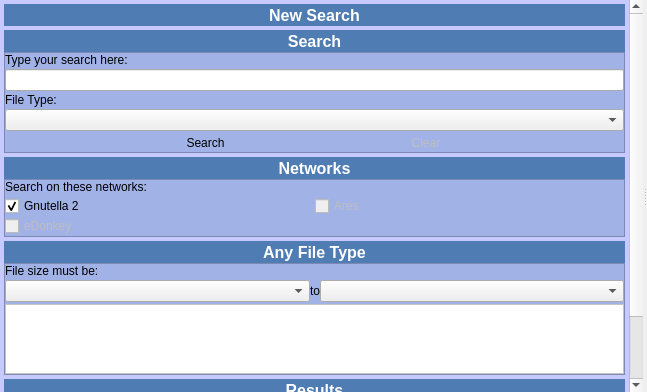
<?xml version="1.0" encoding="UTF-8"?>
<ui version="4.0">
 <class>WidgetSearch</class>
 <widget class="QWidget" name="WidgetSearch">
  <property name="geometry">
   <rect>
    <x>0</x>
    <y>0</y>
    <width>647</width>
    <height>392</height>
   </rect>
  </property>
  <property name="windowTitle">
   <string>Form</string>
  </property>
  <layout class="QVBoxLayout" name="verticalLayout">
   <property name="spacing">
    <number>0</number>
   </property>
   <property name="margin">
    <number>0</number>
   </property>
   <item>
    <widget class="QSplitter" name="splitterSearch">
     <property name="contextMenuPolicy">
      <enum>Qt::CustomContextMenu</enum>
     </property>
     <property name="orientation">
      <enum>Qt::Horizontal</enum>
     </property>
     <widget class="QFrame" name="frameSearchSidebar">
      <property name="frameShape">
       <enum>QFrame::NoFrame</enum>
      </property>
      <property name="frameShadow">
       <enum>QFrame::Raised</enum>
      </property>
      <layout class="QGridLayout" name="gridLayout_20">
       <property name="margin">
        <number>0</number>
       </property>
       <property name="spacing">
        <number>0</number>
       </property>
       <item row="0" column="0">
        <widget class="QScrollArea" name="scrollAreaSearchSidebar">
         <property name="styleSheet">
          <string notr="true">QFrame {
	 background-color: rgb(199, 202, 255);
}</string>
         </property>
         <property name="frameShape">
          <enum>QFrame::NoFrame</enum>
         </property>
         <property name="horizontalScrollBarPolicy">
          <enum>Qt::ScrollBarAsNeeded</enum>
         </property>
         <property name="widgetResizable">
          <bool>true</bool>
         </property>
         <widget class="QFrame" name="frameSearchSidebarContents">
          <property name="geometry">
           <rect>
            <x>0</x>
            <y>0</y>
            <width>626</width>
            <height>483</height>
           </rect>
          </property>
          <layout class="QGridLayout" name="gridLayout_19">
           <property name="margin">
            <number>4</number>
           </property>
           <property name="spacing">
            <number>4</number>
           </property>
           <item row="0" column="0">
            <widget class="QToolButton" name="toolButtonNewSearch">
             <property name="sizePolicy">
              <sizepolicy hsizetype="MinimumExpanding" vsizetype="Fixed">
               <horstretch>0</horstretch>
               <verstretch>0</verstretch>
              </sizepolicy>
             </property>
             <property name="styleSheet">
              <string notr="true">QToolButton {
	background-color: rgb(78, 124, 179);
	color: rgb(255, 255, 255);
	border: none;
	font-size: 16px;
	font-weight: bold;
}

QToolButton:hover {
	background-color: rgb(56, 90, 129);
}</string>
             </property>
             <property name="text">
              <string>New Search</string>
             </property>
             <property name="icon">
              <iconset resource="../Resource.qrc">
               <normaloff>:/Resource/Generic/NewSearch.png</normaloff>:/Resource/Generic/NewSearch.png</iconset>
             </property>
             <property name="iconSize">
              <size>
               <width>20</width>
               <height>20</height>
              </size>
             </property>
             <property name="toolButtonStyle">
              <enum>Qt::ToolButtonTextBesideIcon</enum>
             </property>
            </widget>
           </item>
           <item row="9" column="0">
            <layout class="QGridLayout" name="gridLayoutSearchResultsTask">
             <property name="spacing">
              <number>0</number>
             </property>
             <item row="0" column="0">
              <widget class="QToolButton" name="toolButtonSearchResultsTaskHeader">
               <property name="sizePolicy">
                <sizepolicy hsizetype="Expanding" vsizetype="Fixed">
                 <horstretch>0</horstretch>
                 <verstretch>0</verstretch>
                </sizepolicy>
               </property>
               <property name="styleSheet">
                <string notr="true">QToolButton {
	background-color: rgb(78, 124, 179);
	color: rgb(255, 255, 255);
	border: none;
	font-size: 16px;
	font-weight: bold;
}

QToolButton:hover {
	background-color: rgb(56, 90, 129);
}</string>
               </property>
               <property name="text">
                <string>Results</string>
               </property>
               <property name="icon">
                <iconset resource="../Resource.qrc">
                 <normaloff>:/Resource/Network/BrowseStatistics.png</normaloff>:/Resource/Network/BrowseStatistics.png</iconset>
               </property>
               <property name="iconSize">
                <size>
                 <width>20</width>
                 <height>20</height>
                </size>
               </property>
               <property name="checkable">
                <bool>true</bool>
               </property>
               <property name="checked">
                <bool>true</bool>
               </property>
               <property name="toolButtonStyle">
                <enum>Qt::ToolButtonTextBesideIcon</enum>
               </property>
              </widget>
             </item>
             <item row="1" column="0">
              <widget class="QFrame" name="frameSearchResultsTask">
               <property name="styleSheet">
                <string notr="true">QFrame {
	background-color: rgb(161, 178, 231);
}</string>
               </property>
               <property name="frameShape">
                <enum>QFrame::StyledPanel</enum>
               </property>
               <property name="frameShadow">
                <enum>QFrame::Sunken</enum>
               </property>
               <layout class="QGridLayout" name="gridLayout_27">
                <property name="horizontalSpacing">
                 <number>0</number>
                </property>
                <property name="verticalSpacing">
                 <number>2</number>
                </property>
                <property name="margin">
                 <number>0</number>
                </property>
                <item row="1" column="0">
                 <widget class="QLabel" name="labelSearchResultsSearchingHeader">
                  <property name="font">
                   <font>
                    <pointsize>10</pointsize>
                    <weight>75</weight>
                    <bold>true</bold>
                   </font>
                  </property>
                  <property name="text">
                   <string>Searching:</string>
                  </property>
                 </widget>
                </item>
                <item row="3" column="0">
                 <widget class="QLabel" name="labelSearchResultsFoundHeader">
                  <property name="font">
                   <font>
                    <pointsize>10</pointsize>
                    <weight>75</weight>
                    <bold>true</bold>
                   </font>
                  </property>
                  <property name="text">
                   <string>Found:</string>
                  </property>
                 </widget>
                </item>
                <item row="2" column="0">
                 <widget class="QLabel" name="labelSearchResultsSearching">
                  <property name="text">
                   <string>Not Currently Searching</string>
                  </property>
                 </widget>
                </item>
                <item row="4" column="0">
                 <widget class="QLabel" name="labelSearchResultsFound">
                  <property name="text">
                   <string>No Files Found</string>
                  </property>
                 </widget>
                </item>
               </layout>
              </widget>
             </item>
            </layout>
           </item>
           <item row="6" column="0">
            <layout class="QGridLayout" name="gridLayoutSearchFiletypeTask">
             <property name="spacing">
              <number>0</number>
             </property>
             <item row="0" column="0">
              <widget class="QToolButton" name="toolButtonSearchFiletypeTaskHeader">
               <property name="sizePolicy">
                <sizepolicy hsizetype="Expanding" vsizetype="Fixed">
                 <horstretch>0</horstretch>
                 <verstretch>0</verstretch>
                </sizepolicy>
               </property>
               <property name="styleSheet">
                <string notr="true">QToolButton {
	background-color: rgb(78, 124, 179);
	color: rgb(255, 255, 255);
	border: none;
	font-size: 16px;
	font-weight: bold;
}

QToolButton:hover {
	background-color: rgb(56, 90, 129);
}</string>
               </property>
               <property name="text">
                <string>Any File Type</string>
               </property>
               <property name="icon">
                <iconset resource="../Resource.qrc">
                 <normaloff>:/Resource/Generic/Search.png</normaloff>:/Resource/Generic/Search.png</iconset>
               </property>
               <property name="iconSize">
                <size>
                 <width>20</width>
                 <height>20</height>
                </size>
               </property>
               <property name="checkable">
                <bool>true</bool>
               </property>
               <property name="checked">
                <bool>true</bool>
               </property>
               <property name="toolButtonStyle">
                <enum>Qt::ToolButtonTextBesideIcon</enum>
               </property>
              </widget>
             </item>
             <item row="1" column="0">
              <widget class="QFrame" name="frameSearchFiletypeTask">
               <property name="styleSheet">
                <string notr="true">QFrame {
	background-color: rgb(161, 178, 231);
}</string>
               </property>
               <property name="frameShape">
                <enum>QFrame::StyledPanel</enum>
               </property>
               <property name="frameShadow">
                <enum>QFrame::Sunken</enum>
               </property>
               <layout class="QGridLayout" name="gridLayout_25">
                <property name="horizontalSpacing">
                 <number>0</number>
                </property>
                <property name="verticalSpacing">
                 <number>2</number>
                </property>
                <property name="margin">
                 <number>0</number>
                </property>
                <item row="4" column="0">
                 <layout class="QGridLayout" name="gridLayoutSearchSize">
                  <item row="0" column="0">
                   <widget class="QComboBox" name="comboBoxSearchSizeMin">
                    <property name="sizePolicy">
                     <sizepolicy hsizetype="Expanding" vsizetype="Fixed">
                      <horstretch>0</horstretch>
                      <verstretch>0</verstretch>
                     </sizepolicy>
                    </property>
                   </widget>
                  </item>
                  <item row="0" column="1">
                   <widget class="QLabel" name="labelSearchSizeTo">
                    <property name="text">
                     <string>to</string>
                    </property>
                   </widget>
                  </item>
                  <item row="0" column="2">
                   <widget class="QComboBox" name="comboBoxSearchSizeMax">
                    <property name="sizePolicy">
                     <sizepolicy hsizetype="Expanding" vsizetype="Fixed">
                      <horstretch>0</horstretch>
                      <verstretch>0</verstretch>
                     </sizepolicy>
                    </property>
                   </widget>
                  </item>
                 </layout>
                </item>
                <item row="2" column="0">
                 <widget class="QLabel" name="labelSearchSize">
                  <property name="text">
                   <string>File size must be:</string>
                  </property>
                 </widget>
                </item>
                <item row="5" column="0">
                 <widget class="QListView" name="listViewSearchFiletype">
                  <property name="styleSheet">
                   <string notr="true">QListView {
	background-color: rgb(255, 255, 255);
}</string>
                  </property>
                  <property name="alternatingRowColors">
                   <bool>true</bool>
                  </property>
                 </widget>
                </item>
               </layout>
              </widget>
             </item>
            </layout>
           </item>
           <item row="4" column="0">
            <layout class="QGridLayout" name="gridLayoutSearchNetworksTask">
             <property name="spacing">
              <number>0</number>
             </property>
             <item row="0" column="0">
              <widget class="QToolButton" name="toolButtonSearchNetworksTaskHeader">
               <property name="sizePolicy">
                <sizepolicy hsizetype="Expanding" vsizetype="Fixed">
                 <horstretch>0</horstretch>
                 <verstretch>0</verstretch>
                </sizepolicy>
               </property>
               <property name="styleSheet">
                <string notr="true">QToolButton {
	background-color: rgb(78, 124, 179);
	color: rgb(255, 255, 255);
	border: none;
	font-size: 16px;
	font-weight: bold;
}

QToolButton:hover {
	background-color: rgb(56, 90, 129);
}</string>
               </property>
               <property name="text">
                <string>Networks</string>
               </property>
               <property name="icon">
                <iconset resource="../Resource.qrc">
                 <normaloff>:/Resource/Network/Network.png</normaloff>:/Resource/Network/Network.png</iconset>
               </property>
               <property name="iconSize">
                <size>
                 <width>20</width>
                 <height>20</height>
                </size>
               </property>
               <property name="checkable">
                <bool>true</bool>
               </property>
               <property name="checked">
                <bool>true</bool>
               </property>
               <property name="toolButtonStyle">
                <enum>Qt::ToolButtonTextBesideIcon</enum>
               </property>
              </widget>
             </item>
             <item row="1" column="0">
              <widget class="QFrame" name="frameSearchNetworksTask">
               <property name="styleSheet">
                <string notr="true">QFrame {
	background-color: rgb(161, 178, 231);
}</string>
               </property>
               <property name="frameShape">
                <enum>QFrame::StyledPanel</enum>
               </property>
               <property name="frameShadow">
                <enum>QFrame::Sunken</enum>
               </property>
               <layout class="QGridLayout" name="gridLayout_23">
                <property name="horizontalSpacing">
                 <number>0</number>
                </property>
                <property name="verticalSpacing">
                 <number>2</number>
                </property>
                <property name="margin">
                 <number>0</number>
                </property>
                <item row="1" column="0">
                 <widget class="QLabel" name="labelSearchNetworks">
                  <property name="text">
                   <string>Search on these networks:</string>
                  </property>
                 </widget>
                </item>
                <item row="2" column="0">
                 <layout class="QGridLayout" name="gridLayoutSearchNetworks">
                  <item row="0" column="0">
                   <widget class="QCheckBox" name="checkBoxSearchGnutella2">
                    <property name="text">
                     <string>Gnutella 2</string>
                    </property>
                    <property name="icon">
                     <iconset resource="../Resource.qrc">
                      <normaloff>:/Resource/Networks/Gnutella2.png</normaloff>:/Resource/Networks/Gnutella2.png</iconset>
                    </property>
                    <property name="checked">
                     <bool>true</bool>
                    </property>
                   </widget>
                  </item>
                  <item row="0" column="1">
                   <widget class="QCheckBox" name="checkBoxSearchAres">
                    <property name="enabled">
                     <bool>false</bool>
                    </property>
                    <property name="text">
                     <string>Ares</string>
                    </property>
                    <property name="icon">
                     <iconset resource="../Resource.qrc">
                      <normaloff>:/Resource/Networks/Ares.png</normaloff>:/Resource/Networks/Ares.png</iconset>
                    </property>
                   </widget>
                  </item>
                  <item row="1" column="0">
                   <widget class="QCheckBox" name="checkBoxSearchEDonkey">
                    <property name="enabled">
                     <bool>false</bool>
                    </property>
                    <property name="text">
                     <string>eDonkey</string>
                    </property>
                    <property name="icon">
                     <iconset resource="../Resource.qrc">
                      <normaloff>:/Resource/Networks/EDonkey.png</normaloff>:/Resource/Networks/EDonkey.png</iconset>
                    </property>
                   </widget>
                  </item>
                 </layout>
                </item>
               </layout>
              </widget>
             </item>
            </layout>
           </item>
           <item row="1" column="0">
            <layout class="QGridLayout" name="gridLayoutSearchTask">
             <property name="spacing">
              <number>0</number>
             </property>
             <item row="0" column="0">
              <widget class="QToolButton" name="toolButtonSearchTaskHeader">
               <property name="sizePolicy">
                <sizepolicy hsizetype="Expanding" vsizetype="Fixed">
                 <horstretch>0</horstretch>
                 <verstretch>0</verstretch>
                </sizepolicy>
               </property>
               <property name="styleSheet">
                <string notr="true">QToolButton {
	background-color: rgb(78, 124, 179);
	color: rgb(255, 255, 255);
	border: none;
	font-size: 16px;
	font-weight: bold;
}

QToolButton:hover {
	background-color: rgb(56, 90, 129);
}</string>
               </property>
               <property name="text">
                <string>Search</string>
               </property>
               <property name="icon">
                <iconset resource="../Resource.qrc">
                 <normaloff>:/Resource/Generic/Search.png</normaloff>:/Resource/Generic/Search.png</iconset>
               </property>
               <property name="iconSize">
                <size>
                 <width>20</width>
                 <height>20</height>
                </size>
               </property>
               <property name="checkable">
                <bool>true</bool>
               </property>
               <property name="checked">
                <bool>true</bool>
               </property>
               <property name="toolButtonStyle">
                <enum>Qt::ToolButtonTextBesideIcon</enum>
               </property>
              </widget>
             </item>
             <item row="1" column="0">
              <widget class="QFrame" name="frameSearchTask">
               <property name="maximumSize">
                <size>
                 <width>16777215</width>
                 <height>160</height>
                </size>
               </property>
               <property name="styleSheet">
                <string notr="true">QFrame {
	background-color: rgb(161, 178, 231);
}

QToolButton {
    border: 1px solid transparent;
    background-color: transparent;
}

 QToolButton:pressed {
     background-color: qlineargradient(x1: 0, y1: 0, x2: 0, y2: 1,
                                       stop: 0 #dadbde, stop: 1 #f6f7fa);
 }

QToolButton:checked {
     border: 1px solid rgb(78, 96, 255);
     background-color: qlineargradient(x1: 0, y1: 0, x2: 0, y2: 1,
                                       stop: 0 #dadbde, stop: 1 #f6f7fa);
}

 QToolButton:hover {
     border: 1px solid rgb(78, 96, 255);
     background-color: qlineargradient(x1: 0, y1: 0, x2: 0, y2: 1,
                                       stop: 0 #dadbde, stop: 1 #f6f7fa);
 }</string>
               </property>
               <property name="frameShape">
                <enum>QFrame::StyledPanel</enum>
               </property>
               <property name="frameShadow">
                <enum>QFrame::Sunken</enum>
               </property>
               <layout class="QGridLayout" name="gridLayout_21">
                <property name="horizontalSpacing">
                 <number>0</number>
                </property>
                <property name="verticalSpacing">
                 <number>2</number>
                </property>
                <property name="margin">
                 <number>0</number>
                </property>
                <item row="1" column="0" colspan="2">
                 <widget class="QLabel" name="labelSearch">
                  <property name="text">
                   <string>Type your search here:</string>
                  </property>
                 </widget>
                </item>
                <item row="2" column="0" colspan="2">
                 <widget class="QLineEdit" name="lineEditSearch"/>
                </item>
                <item row="3" column="0" colspan="2">
                 <widget class="QLabel" name="labelSearchFileType">
                  <property name="text">
                   <string>File Type:</string>
                  </property>
                 </widget>
                </item>
                <item row="4" column="0" colspan="2">
                 <widget class="QComboBox" name="comboBoxSearchFileType">
                  <property name="sizePolicy">
                   <sizepolicy hsizetype="Preferred" vsizetype="Fixed">
                    <horstretch>0</horstretch>
                    <verstretch>0</verstretch>
                   </sizepolicy>
                  </property>
                 </widget>
                </item>
                <item row="5" column="0" colspan="2">
                 <layout class="QGridLayout" name="gridLayoutSearchTaskButtons">
                  <item row="0" column="0">
                   <widget class="QToolButton" name="toolButtonSearch">
                    <property name="text">
                     <string>Search</string>
                    </property>
                    <property name="icon">
                     <iconset resource="../Resource.qrc">
                      <normaloff>:/Resource/Generic/Search.png</normaloff>:/Resource/Generic/Search.png</iconset>
                    </property>
                    <property name="toolButtonStyle">
                     <enum>Qt::ToolButtonTextBesideIcon</enum>
                    </property>
                   </widget>
                  </item>
                  <item row="0" column="1">
                   <widget class="QToolButton" name="toolButtonSearchClear">
                    <property name="enabled">
                     <bool>false</bool>
                    </property>
                    <property name="text">
                     <string>Clear</string>
                    </property>
                    <property name="icon">
                     <iconset resource="../Resource.qrc">
                      <normaloff>:/Resource/Generic/Cancel.png</normaloff>:/Resource/Generic/Cancel.png</iconset>
                    </property>
                    <property name="toolButtonStyle">
                     <enum>Qt::ToolButtonTextBesideIcon</enum>
                    </property>
                   </widget>
                  </item>
                 </layout>
                </item>
               </layout>
              </widget>
             </item>
            </layout>
           </item>
           <item row="10" column="0">
            <spacer name="verticalSpacerSearchSidebar">
             <property name="orientation">
              <enum>Qt::Vertical</enum>
             </property>
             <property name="sizeHint" stdset="0">
              <size>
               <width>20</width>
               <height>0</height>
              </size>
             </property>
            </spacer>
           </item>
          </layout>
         </widget>
        </widget>
       </item>
      </layout>
     </widget>
     <widget class="QFrame" name="frameSearchResults">
      <property name="frameShape">
       <enum>QFrame::NoFrame</enum>
      </property>
      <property name="frameShadow">
       <enum>QFrame::Raised</enum>
      </property>
      <layout class="QVBoxLayout" name="verticalLayoutSearchResults">
       <property name="spacing">
        <number>0</number>
       </property>
       <property name="margin">
        <number>0</number>
       </property>
      </layout>
     </widget>
    </widget>
   </item>
  </layout>
 </widget>
 <resources>
  <include location="../Resource.qrc"/>
 </resources>
 <connections>
  <connection>
   <sender>toolButtonSearchTaskHeader</sender>
   <signal>toggled(bool)</signal>
   <receiver>frameSearchTask</receiver>
   <slot>setVisible(bool)</slot>
   <hints>
    <hint type="sourcelabel">
     <x>60</x>
     <y>32</y>
    </hint>
    <hint type="destinationlabel">
     <x>60</x>
     <y>55</y>
    </hint>
   </hints>
  </connection>
  <connection>
   <sender>toolButtonSearchNetworksTaskHeader</sender>
   <signal>toggled(bool)</signal>
   <receiver>frameSearchNetworksTask</receiver>
   <slot>setVisible(bool)</slot>
   <hints>
    <hint type="sourcelabel">
     <x>159</x>
     <y>160</y>
    </hint>
    <hint type="destinationlabel">
     <x>160</x>
     <y>183</y>
    </hint>
   </hints>
  </connection>
  <connection>
   <sender>toolButtonSearchFiletypeTaskHeader</sender>
   <signal>toggled(bool)</signal>
   <receiver>frameSearchFiletypeTask</receiver>
   <slot>setVisible(bool)</slot>
   <hints>
    <hint type="sourcelabel">
     <x>235</x>
     <y>254</y>
    </hint>
    <hint type="destinationlabel">
     <x>235</x>
     <y>277</y>
    </hint>
   </hints>
  </connection>
  <connection>
   <sender>toolButtonSearchResultsTaskHeader</sender>
   <signal>toggled(bool)</signal>
   <receiver>frameSearchResultsTask</receiver>
   <slot>setVisible(bool)</slot>
   <hints>
    <hint type="sourcelabel">
     <x>245</x>
     <y>397</y>
    </hint>
    <hint type="destinationlabel">
     <x>245</x>
     <y>420</y>
    </hint>
   </hints>
  </connection>
  <connection>
   <sender>lineEditSearch</sender>
   <signal>returnPressed()</signal>
   <receiver>toolButtonSearch</receiver>
   <slot>click()</slot>
   <hints>
    <hint type="sourcelabel">
     <x>172</x>
     <y>82</y>
    </hint>
    <hint type="destinationlabel">
     <x>188</x>
     <y>137</y>
    </hint>
   </hints>
  </connection>
 </connections>
</ui>
